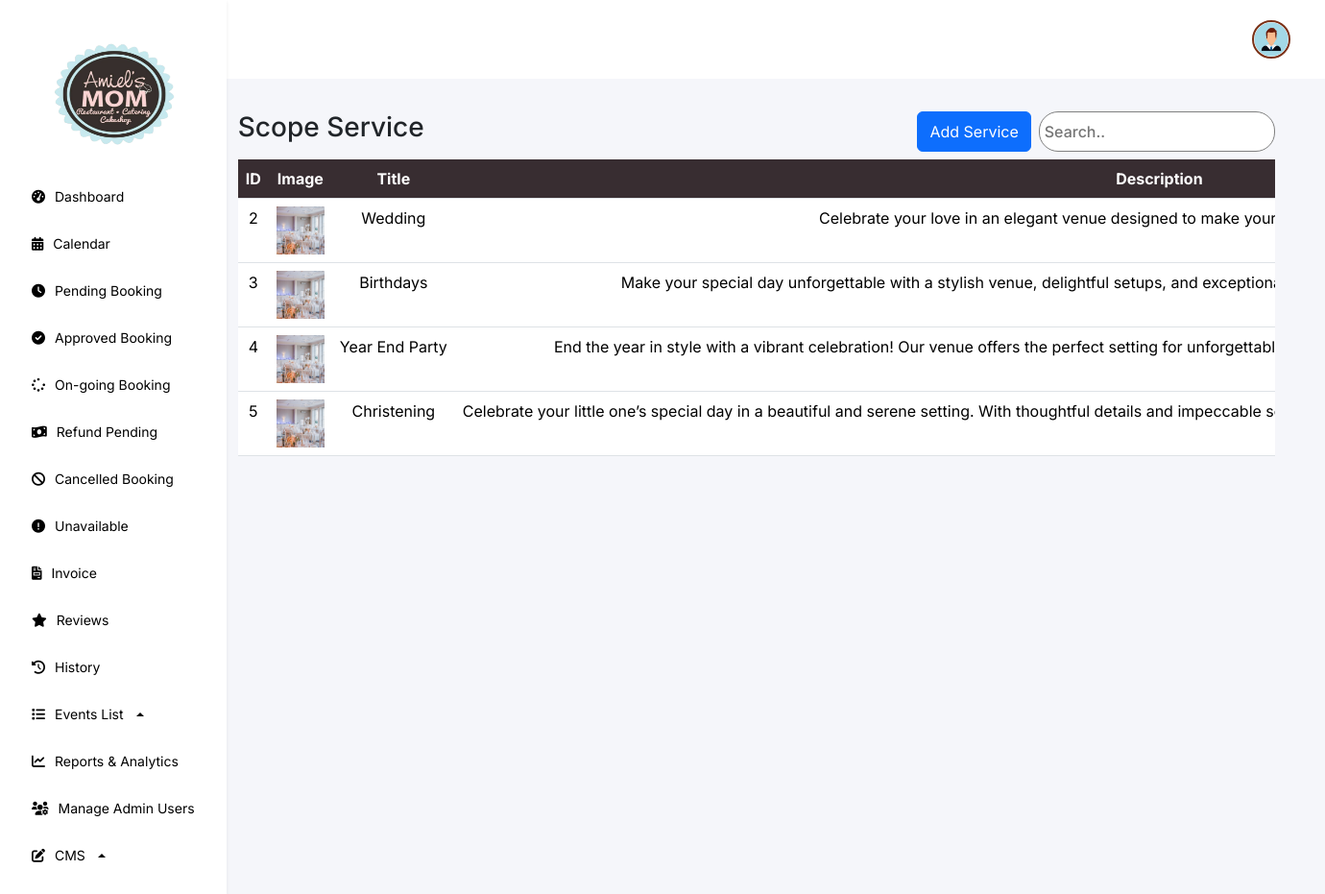
The app's page /features/admin/web/scope_service.php (signed in) with its own data.
### tables this page shows
CREATE TABLE `scope_services` (
  `id` int(11) NOT NULL,
  `image` varchar(255) NOT NULL,
  `title` varchar(255) NOT NULL,
  `description` text NOT NULL,
  `created_at` timestamp NOT NULL DEFAULT current_timestamp()
);

### features/admin/web/scope_service.php (the view, shortened to what this page needs)
<?php
require '../../../db.php';
$query = "SELECT * FROM scope_services";
$result = $conn->query($query);
?>
<!DOCTYPE html>
<html lang="en">
<head>
    <link rel="stylesheet" href="https://cdnjs.cloudflare.com/ajax/libs/font-awesome/6.0.0-beta3/css/all.min.css">
    <link href="https://cdn.jsdelivr.net/npm/bootstrap@5.3.3/dist/css/bootstrap.min.css" rel="stylesheet"
>
    <link href="https://cdn.jsdelivr.net/npm/sweetalert2@11.5.0/dist/sweetalert2.min.css" rel="stylesheet">
    <link rel="stylesheet" href="../css/index.css">
</head>
<body>
    <div class="navbar flex-column bg-white shadow-sm p-3 collapse d-md-flex" id="navbar">
    <div class="navbar-links">
        <a class="navbar-brand d-none d-md-block logo-container" href="#">
            <img src="../../../assets/logo.png" alt="Logo">
        </a>
        <a href="dashboard.php">
            <i class="fa-solid fa-gauge-high"></i>
            <span>Dashboard</span>
        </a>
        <a href="calendar.php">
            <i class="fa-solid fa-calendar-days"></i>
            <span>Calendar</span>
        </a>
        <a href="pending.php">
            <i class="fa-solid fa-clock"></i>
            <span>Pending Booking</span>
        </a>
        <a href="approve.php">
            <i class="fa-solid fa-check-circle"></i>
            <span>Approved Booking</span>
        </a>
        <a href="on-going.php">
            <i class="fa-solid fa-spinner"></i>
            <span>On-going Booking</span>
        </a>
        <a href="refund.php">
            <i class="fa-solid fa-money-bill-wave"></i>
            <span>Refund Pending</span>
        </a>
        <a href="cancel.php">
            <i class="fa-solid fa-ban"></i>
            <span>Cancelled Booking</span>
        </a>
        <a href="unavailable.php">
            <i class="fa-solid fa-exclamation-circle"></i>
            <span>Unavailable</span>
        </a>
        <a href="invoice.php">
            <i class="fa-solid fa-file-invoice"></i>
            <span>Invoice</span>
        </a>
        <a href="reviews.php">
            <i class="fa-solid fa-star"></i>
            <span>Reviews</span>
        </a>
        <a href="history.php">
            <i class="fa-solid fa-clock-rotate-left"></i>
            <span>History</span>
        </a>
        <div class="dropdown dropup">
            <a href="#" class="dropdown-toggle" id="eventsListDropdown" role="button" data-bs-toggle="dropdown" aria-expanded="false">
                <i class="fa-solid fa-list"></i>
                <span>Events List</span>
            </a>
        </div>
        <a href="reports.php">
            <i class="fa-solid fa-chart-line"></i>
            <span>Reports & Analytics</span>
        </a>
        <a href="admin-user.php">
            <i class="fa-solid fa-users-gear"></i>
            <span>Manage Admin Users</span>
        </a>
        <div class="dropdown dropup">
            <a href="#" class="dropdown-toggle" id="servicesDropdown" role="button" data-bs-toggle="dropdown" aria-expanded="false">
                <i class="fa-solid fa-pen-to-square"></i>
                <span>CMS</span>
            </a>
        </div>
    </div>
    </div>
    <div class="content flex-grow-1">
        <div class="header">
            <div class="profile-admin">
                <div class="dropdown">
                    <button class="" type="button" data-bs-toggle="dropdown" aria-expanded="false">
                        <img src="../../../assets/profile/user.png"
                            style="width: 40px; height: 40px; object-fit: cover;">
                    </button>
                </div>
            </div>
        </div>
        <div class="container mt-4">
            <div class="d-flex justify-content-between mb-2">
                <h3>Scope Service</h3>
                <div class="d-flex gap-2">
                <button class="btn btn-primary" data-bs-toggle="modal" data-bs-target="#addModal">
                    Add Service
                </button>
                    <input type="text" class="search" placeholder="Search.." id="searchInput">
                </div>
            </div>
            <div class="table-responsive">
            <table class="table">
                <thead>
                    <tr>
                        <th scope="col">ID</th>
                        <th scope="col">Image</th>
                        <th scope="col">Title</th>
                        <th scope="col">Description</th>
                    </tr>
                </thead>
                <tbody>
                <?php if ($result->num_rows > 0): ?>
                    <?php while ($row = $result->fetch_assoc()): ?>
                        <tr>
                            <td><?php echo $row['id']; ?></td>
                            <td>
                                <img src="../../../assets/scope/<?php echo htmlspecialchars($row['image']); ?>"
                                    alt="<?php echo htmlspecialchars($row['title']); ?>"
                                    style="width: 50px; height: 50px;">
                            </td>
                            <td><?php echo htmlspecialchars($row['title']); ?></td>
                            <td><?php echo htmlspecialchars($row['description']); ?></td>
                        </tr>
                    <?php endwhile; ?>
                <?php else: ?>
                    <tr>
                        <td colspan="5" class="text-center">No data available</td>
                    </tr>
                <?php endif; ?>
            </tbody>
            </table>
</html>

### features/admin/css/index.css (style rules this page uses)
* { font-family: "Inter", sans-serif; font-optical-sizing: auto; font-style: normal; margin: 0; }
body { margin: 0; padding: 0; display: flex; overflow-x: hidden; }
.navbar { background-color: #FFFFFF; display: flex; flex-direction: column; align-items: start; padding: 20px; box-shadow: 2px 0 5px rgba(0, 0, 0, 0.1); min-width: 230px; }
.navbar a { color: #000; padding: 12px 15px; text-decoration: none; width: 100%; display: flex; align-items: center; gap: 10px; font-size: 14px !important; margin: 2px; }
.navbar-brand { padding: 0 !important; }
.navbar-brand img { display: block; justify-content: center; align-items: center; width: 70%; height: 15vh; margin: 20px 0 20px 30px; }
.navbar-links { display: flex; flex-direction: column; width: 100%; }
.content { flex-grow: 1; background-color: #F5F6FA; }
.header { display: flex; align-items: center; padding: 20px; justify-content: space-between; background-color: #FFFFFF !important; }
.header button { margin-right: 10px; }
.profile-admin { display: flex; align-items: center; margin-left: auto; gap: 5px; }
.profile-admin img { width: 40px; height: 40px; border-radius: 50%; margin-right: 10px; border: 2px solid #7A3015; }
.profile-admin button { background-color: transparent; border: none; font-size: 20px; display: flex; margin: auto; }
table { border-radius: 24px !important; }
th,tr { background-color: #382D31 !important; color: #fff !important; text-align: center; white-space: nowrap !important; }
.container { padding: 10px 50px 10px 10px; }
.container input { background-color: silver; font-weight: 500; }
.search { background-color: #fff !important; border: 1px solid #808080; border-radius: 20px; padding: 5px; }

### records on screen
scope_services: id "2", image (picture), title "Wedding", description "Celebrate your love in an elegant venue designed to make…"
scope_services: id "3", image (picture), title "Birthdays", description "Make your special day unforgettable with a stylish venue, delightful setups, and…"
scope_services: id "4", image (picture), title "Year End Party", description "End the year in style with a vibrant celebration! Our venue offers the perfect setting for…"
scope_services: id "5", image (picture), title "Christening", description "Celebrate your little one’s special day in a beautiful and serene setting. With thoughtful details and impeccable…"
